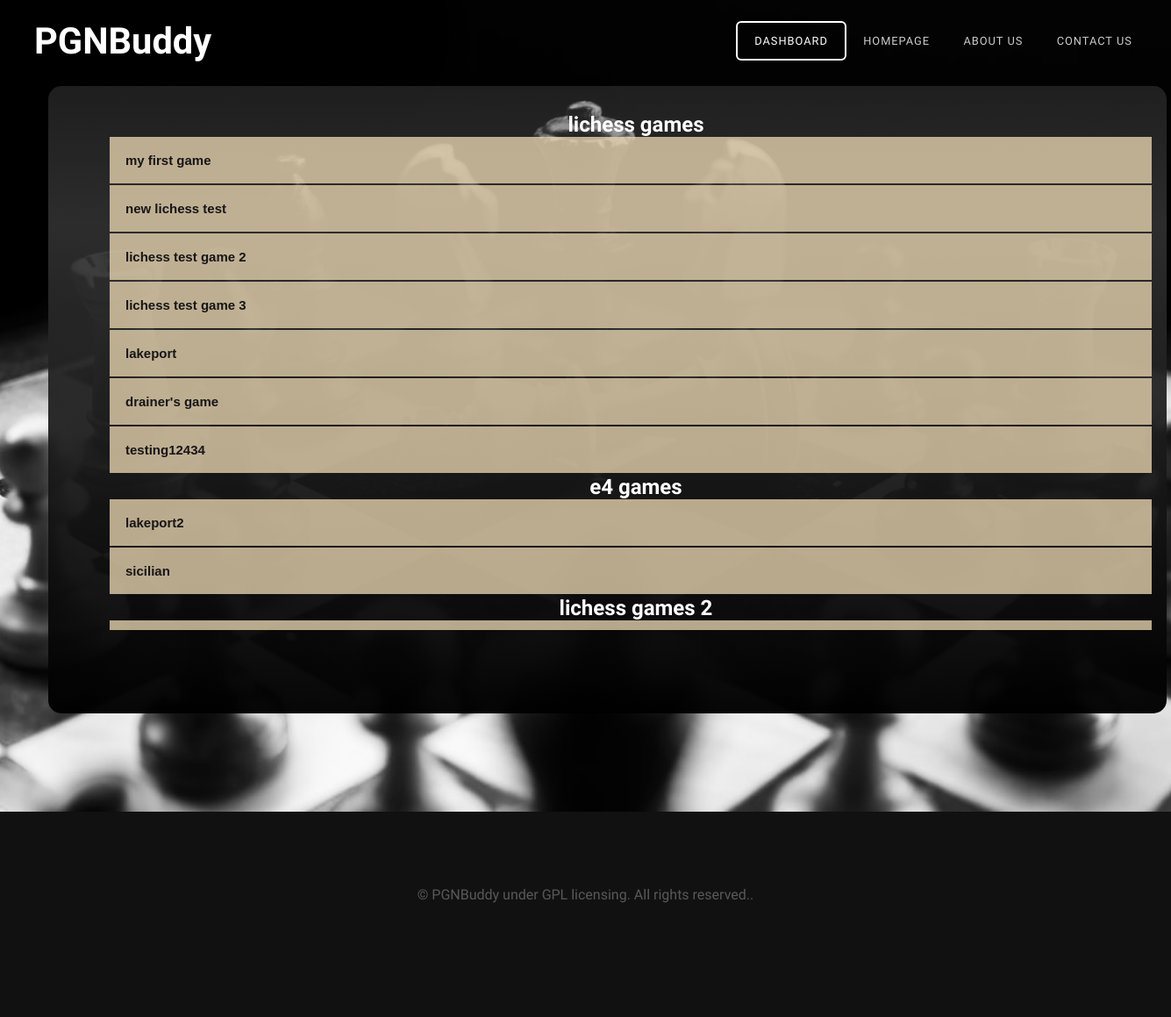
The page /mydatabase on the database its author committed.
### models.py (models this page shows)
class pgn(db.Model):
    __tablename__ = 'pgn'
    __table_args__ = {'extend_existing': True}
    game = db.Column(db.String(9999))
    fileName = db.Column(db.String(129))
    folder = db.Column(db.String(120))
    userId = db.Column(db.Integer, db.ForeignKey('user.id'))
    frame = db.Column(db.String(200))
    pgnId = db.Column(db.Integer, primary_key=True)

### main.py (the view)
@main.route('/mydatabase', methods=['POST', 'GET'])
def mydatabase():
    gamelist = []
    games = db.session.query(pgn).all()
    for game in games:
        gamelist.append(game.game)
    pgnlist = []
    pgns = db.session.query(pgn).all()
    for pg in pgns:
        pgnlist.append({
            'name': str(pg.fileName),
            'game': pg.game,
            'folder': pg.folder,
            'frame': pg.frame
        })
    folderlist = []
    folders = db.session.query(pgn.folder).all()
    for folder in folders:
        folderlist.append(str(folder))
    folderlist = list(dict.fromkeys(folderlist))
    return render_template(
        'users_database.html',
        games=gamelist,
        folders=folderlist,
        pgnlist=pgnlist
    )

### templates/users_database.html (shortened to what this page needs)
<!DOCTYPE html PUBLIC "-//W3C//DTD XHTML 1.0 Strict//EN" "http://www.w3.org/TR/xhtml1/DTD/xhtml1-strict.dtd">
<html xmlns="http://www.w3.org/1999/xhtml">
<head>
<link href="static/css/default.css" rel="stylesheet" type="text/css" media="all" />
<link href="static/css/fonts.css" rel="stylesheet" type="text/css" media="all" />
</head>
<body>
<div id="header-wrapper">
	<div id="header" class="container">
		<div id="logo">
			<h1><a href="{{url_for('main.home')}}">PGNBuddy</a></h1>
		</div>
		<div id="menu">
			<ul>
				<li class="active"><a href="{{url_for('main.dashboard')}}" accesskey="1" title="">Dashboard</a></li>
				<li><a href="{{url_for('main.home')}}" accesskey="2" title="">Homepage</a></li>
				<li><a href="#" accesskey="3" title="">About Us</a></li>
				<li><a href="#" accesskey="5" title="">Contact Us</a></li>
			</ul>
		</div>
	</div>
	<div class="titlebox-dash">
        <div id="banner" class="container">
			<div class="userdatabase">
				<ul>
                    {% for folder in folders %}
                    <li><h2>{{ folder[2:-3] }}</h2>
                        <ol>
                        {% for pg in pgnlist %}
                            {% if pg['folder'] == folder[2:-3] %}
                                <div id="accordion-{{loop.index}}">
                                    <h2 class="dbbutton">{{ pg.name }}</h2>
                                </div>
                            {% endif %}
                        {% endfor %}
                        </ol>
                    </li>
                    {% endfor %}
				</ul>
			</div>
		</div>
	</div>
</div>
<div id="copyright" class="container">
		<p>&copy; PGNBuddy under GPL licensing. All rights reserved.</a>.</p>
</div>
</body>
</html>

### static/css/default.css (style rules this page uses)
html, body { height: 100%; }
body { margin: 0px; padding: 0px; background: #111111; font-family: 'Didact Gothic', sans-serif; font-size: 12pt; font-weight: 200; color: #FFF; }
h1, h2, h3 { margin: 0; padding: 0; }
p, ol, ul { margin-top: 0; }
ol, ul { padding: 0; list-style: none; }
p { line-height: 180%; }
a { color: #ee0000; }
.container { margin: 0em auto; width: 1200px; }
.titlebox-dash { position: relative; margin-left: 55px; margin-top: -60px; width: 85%; height: 575px; top: 0px; left: 0px; background: rgb(129,129,129); background: linear-gradient(180deg, rgba(82, 82, 82, 0.365) 0%, rgba(49, 49, 49, 0.91) 22%, rgba(0, 0, 0, 0.972) 100%); padding: 70px; border-radius: 15px; }
#header-wrapper { position: relative; margin-top: -20px; padding: 5em 0em 7em 0em; background: #111111 url(images/checkmate.jpeg) no-repeat center; background-size: cover; }
#header { padding: 3.7em 0em; height: 50%; margin-top: -20px; }
#logo { position: absolute; padding-left: 39px; top: 2.6em; left: 0; }
#logo h1 { font-size: 2.6em; color: #79C255; }
#logo a { text-decoration: none; color: rgba(255,255,255,1); }
#menu { position: absolute; padding-right: 25px; top: 3.5em; right: 0; }
#menu ul { display: inline-block; }
#menu li { display: block; float: left; text-align: center; }
#menu li a, #menu li span { padding: 1em 1.5em; letter-spacing: 1px; text-decoration: none; text-transform: uppercase; font-size: 0.8em; color: rgba(255,255,255,0.80); }
#menu .active a { border: 2px solid rgba(255,255,255,1); border-radius: 6px; color: rgba(255,255,255,1); }
#banner { padding-top: 10em; text-align: center; }
.userdatabase { position: relative; overflow-y: scroll; width: 100%; height: 590px; margin-top: -200px; }
.dbbutton { background-color: rgba(239, 218, 180, 0.765); color: rgb(22, 22, 22); cursor: pointer; padding: 18px; width: 96%; font-family: Arial, Helvetica, sans-serif; text-align: left; font-size: 15px; margin-bottom: 2px; }
#copyright { overflow: hidden; padding: 5em 0em; border-top: 1px solid rgba(0,0,0,0.08); }
#copyright p { text-align: center; font-size: 1em; color: rgba(255,255,255,0.3); }

### rows shown on the page
pgn: name "my first game"
pgn: name "new lichess test"
pgn: name "lichess test game 2"
pgn: name "lichess test game 3"
pgn: name "lakeport"
pgn: name "drainer's game"
pgn: name "testing12434"
pgn: name "lakeport2"
pgn: name "sicilian"

### other values the page prints
{{ folder[2:-3] }} "lichess games" "e4 games" "lichess games 2"
